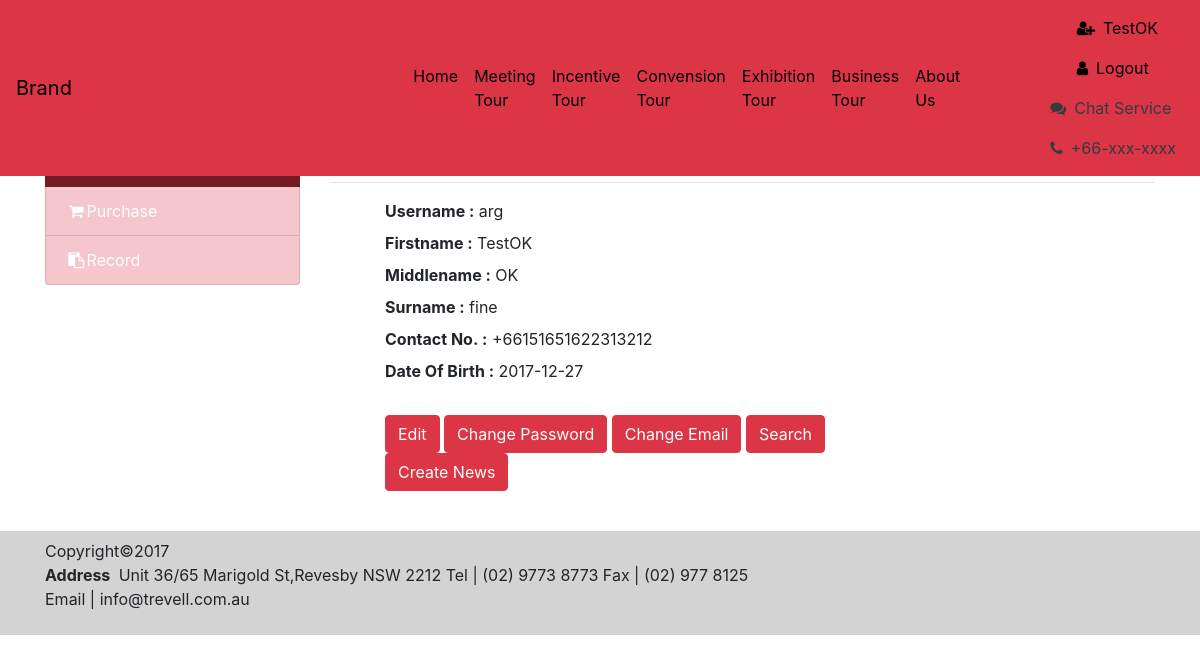
Page /Chinese_Tour/Profile.php (signed in) on the committed database.
### tables this page shows
CREATE TABLE `member` (
  `id` int(11) NOT NULL,
  `username` varchar(50) NOT NULL,
  `password` varchar(60) NOT NULL,
  `first_name` varchar(50) NOT NULL,
  `middle_name` varchar(50) NOT NULL,
  `last_name` varchar(50) NOT NULL,
  `dob` date NOT NULL,
  `country_code` int(11) NOT NULL,
  `phone` varchar(15) NOT NULL,
  `email` varchar(50) NOT NULL,
  `address` varchar(100) NOT NULL,
  `city` varchar(50) NOT NULL,
  `province` varchar(50) NOT NULL,
  `zipcode` varchar(6) NOT NULL,
  `occupation` int(11) NOT NULL,
  `salary` int(11) NOT NULL,
  `active` int(11) NOT NULL DEFAULT '0',
  `hash` varchar(60) NOT NULL
);

### Chinese_Tour/php_profile_func.php (called while the page is built, shortened)
<?php
include "db_config.php";
if(isset($_SESSION['login_id'])){
$id = $_SESSION['login_id'];
$sql_db =  "SELECT * FROM `member` WHERE id=$id" ;
$result2 = mysqli_query($conn,$sql_db);
$data = mysqli_fetch_array($result2);
$username_db = $data['username'];
$firstname_db = $data['first_name'];
$middlename_db = $data['middle_name'];
$lastname_db = $data['last_name'];
$phone_db = $data['phone'];
$date_of_birth = $data['dob'];
$countrycode = $data['country_code'];
}
?>

### Chinese_Tour/Profile.php (the view, shortened to what this page needs)
<?php
include 'module/session.php';
include 'php_profile_func.php';
?>
<!DOCTYPE html>
<html lang="en">
<head>
    <link rel="stylesheet" href="https://maxcdn.bootstrapcdn.com/font-awesome/4.6.1/css/font-awesome.min.css">
    <link href="vendor/bootstrap/css/bootstrap.min.css" rel="stylesheet">
    <link href="css/modern-business.css" rel="stylesheet">
</head>
<body>
  <?php
    include 'component/header.php';
    ?>
  <br><br>
  <div class="container">
    <div class="row">
      <div class="col-lg-3 mb-4">
        <div class="list-group admin-menu">
          <a href="Profile.php" class="list-group-item list-group-item-danger active text-white"><i class="fa fa-user fa-fw"></i>Profile</a>
          <a href="Purchase.php" class="list-group-item list-group-item-danger text-white"><i class="fa fa-shopping-cart fa-fw"></i>Purchase</a>
          <a href="Record.php" class="list-group-item list-group-item-danger text-white"><i class="fa fa-clipboard fa-fw"></i>Record</a>
        </div>
      </div>
      <div class="col-lg-9 mb-4">
        <h3 class="entry-title"><span><br>Account Information</span> </h3>
        <hr>
        <div class="col-sm-9">
          <ul style="list-style-type:none">
            <li>
              <label class="control-label"><b>Username&nbsp;:</b>&nbsp;<?php echo $username_db ?></label>
            </li>
            <li>
              <label class="control-label"><b>Firstname&nbsp;:</b>&nbsp;<?php echo $firstname_db ?></label>
            </li>
            <li>
              <label class="control-label"><b>Middlename&nbsp;:</b>&nbsp;<?php echo $middlename_db ?></label>
            </li>
            <li>
                <label class="control-label"><b>Surname&nbsp;:</b>&nbsp;<?php echo $lastname_db ?></label>
            </li>
            <li>
              <label class="control-label"><b>Contact No.&nbsp;:</b>&nbsp;<?php echo "+".$countrycode.$phone_db ?></label>
            </li>
            <li>
              <label class="control-label"><b>Date Of Birth&nbsp;:</b>&nbsp;<?php echo $date_of_birth ?></label>
            </li>
            <li>
              <br>
              <input name="Submit" type="submit" value="Edit" onclick="window.location.href='EditInfo.php'" class="btn btn-danger">
              <input name="changePassword" type="submit" value="Change Password" onclick="window.location.href='ChangePassword.php'" class="btn btn-danger">
              <input name="changeEmail" type="submit" value="Change Email" onclick="window.location.href='changeEmail.php'" class="btn btn-danger">
              <input name="search" type="submit" value="Search" onclick="window.location.href='php_search_tour.php'" class="btn btn-danger">
              <input name="createNews" type="submit" value="Create News" onclick="window.location.href='CreateNews.php'" class="btn btn-danger">
            </li>
          </ul>
        </div>
  </div>
</div>
</div>
    <?php
    include 'component/footer.php';
    ?>
</body>
</html>

### Chinese_Tour/css/modern-business.css (style rules this page uses)
body { padding-top: 54px; }
@media (min-width: 992px) { body { padding-top: 56px; } }
a { color: #000 !important; }
html,body { height:100%; }
.carousel,.item,.active { height:100%; }

### rows in the picture
member: username "arg", first_name "TestOK", middle_name "OK", last_name "fine", country_code "66", phone "151651622313212", dob "2017-12-27"

### other values in the picture
$GLOBALS['firstname'] "TestOK"
